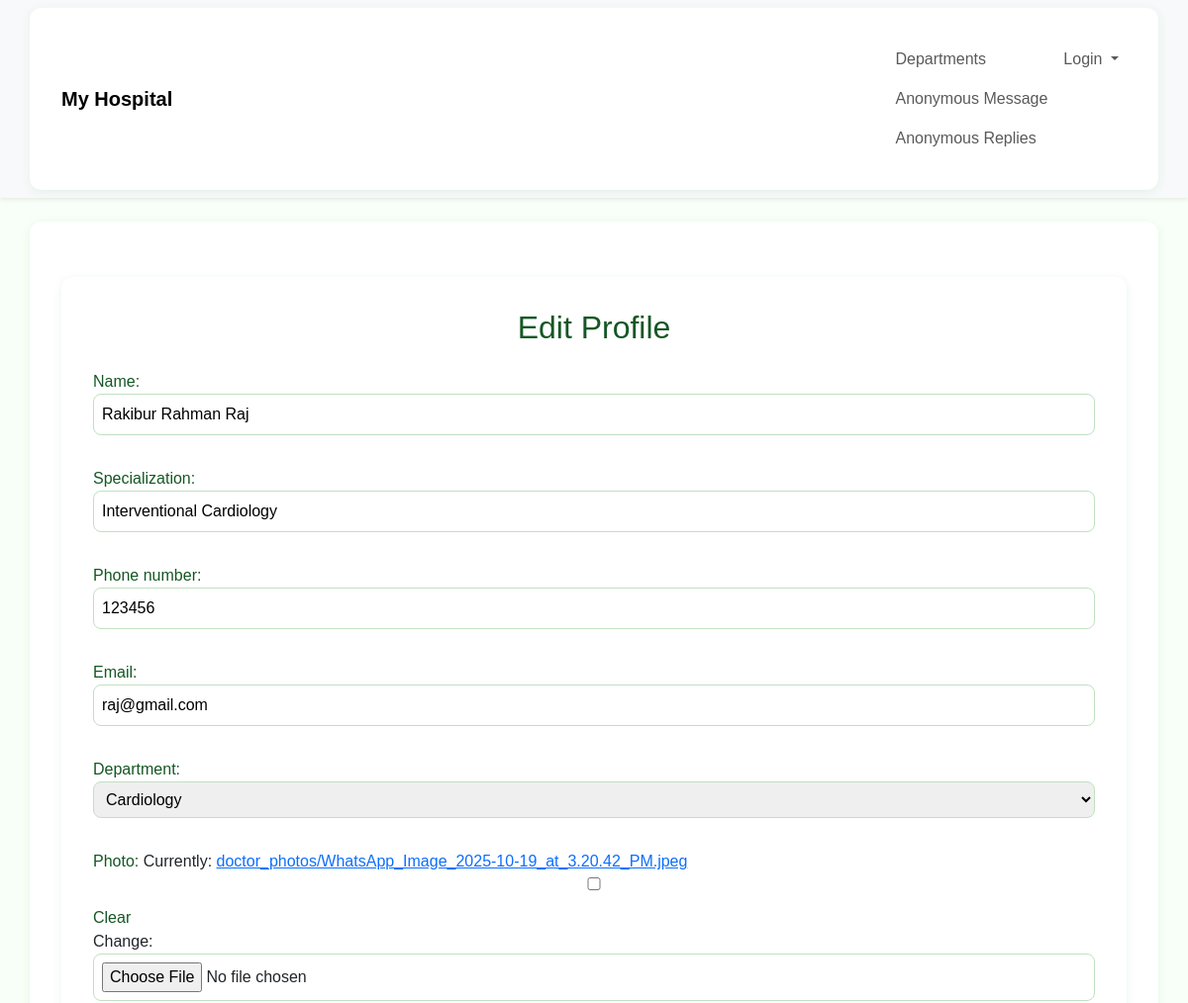
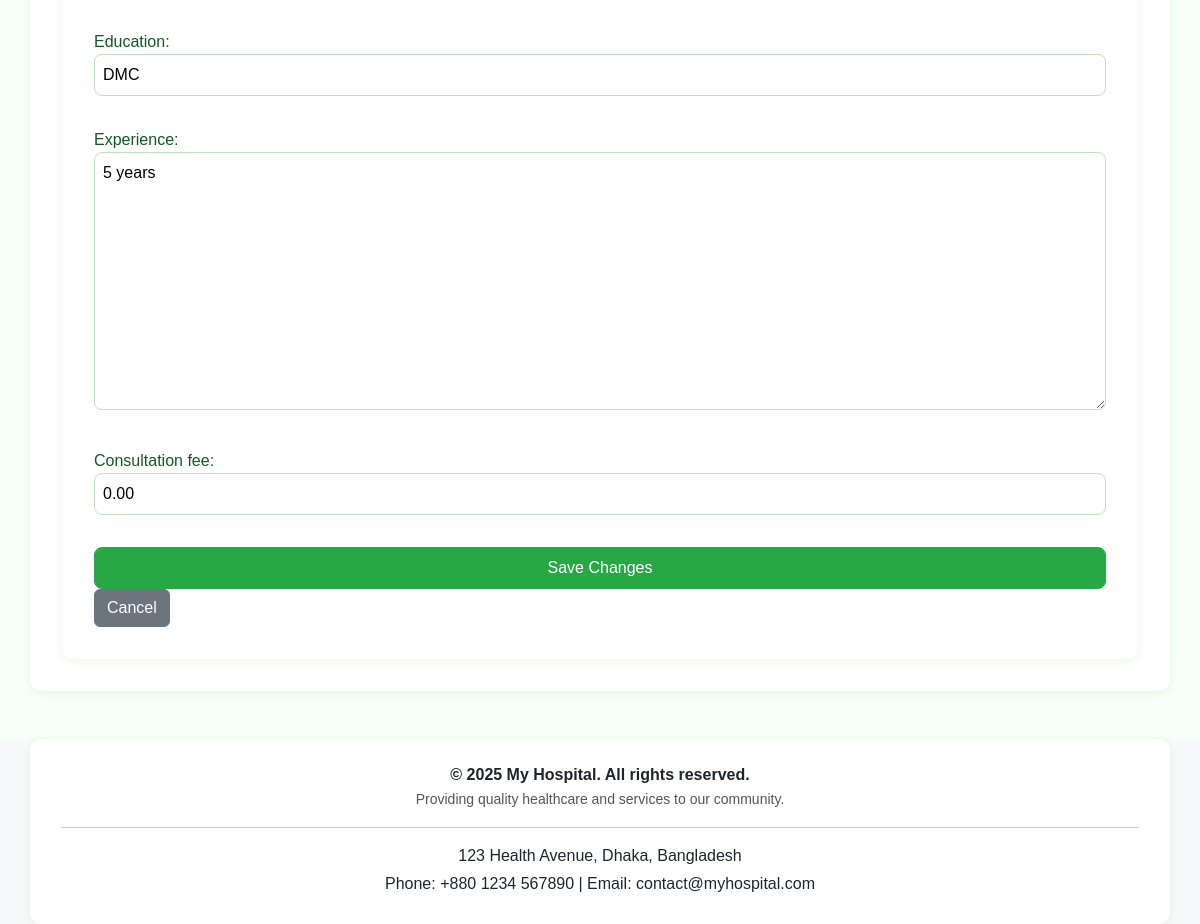
Screenshot of /doctors/doctor/edit-profile/ (signed in) with the database file from the repository (2 pictures, top to bottom).
### doctors/models.py (models this page shows, shortened)
class doctor(models.Model):
    user = models.OneToOneField(User, on_delete=models.CASCADE, null=True, blank=True)  # link to Django user
    name = models.CharField(max_length=100)
    specialization = models.CharField(max_length=100)
    phone_number = models.CharField(max_length=15)
    email = models.EmailField()
    department = models.ForeignKey('department', on_delete=models.CASCADE, null=True, blank=True)
    photo = models.ImageField(upload_to='doctor_photos/', null=True, blank=True)
    education = models.CharField(max_length=255, null=True, blank=True)
    experience = models.TextField(null=True, blank=True)
    consultation_fee = models.DecimalField(max_digits=8, decimal_places=2, default=0)

class department(models.Model):
    name = models.CharField(max_length=100)
    head = models.CharField(max_length=100)
    def __str__(self):
        return self.name

### doctors/views.py (the view)
# urls.py: path('doctor/edit-profile/', views.edit_doctor_profile, name='edit_doctor_profile'),
@login_required
def edit_doctor_profile(request):
    doc = request.user.doctor
    if request.method == 'POST':
        form = DoctorProfileForm(request.POST, request.FILES, instance=doc)
        if form.is_valid():
            form.save()
            return redirect('doctor_dashboard')  # Redirect to dashboard after saving
    else:
        form = DoctorProfileForm(instance=doc)
    return render(request, 'edit_doctor_profile.html', {'form': form})

### doctors/forms.py
class DoctorProfileForm(forms.ModelForm):
    class Meta:
        model = doctor
        fields = ['name', 'specialization', 'phone_number', 'email', 'department', 'photo', 'education', 'experience', 'consultation_fee']

### templates/edit_doctor_profile.html (shortened to what this page needs)
{% extends 'base.html' %}
{% load static %}
{% block content %}
<link rel="stylesheet" href="{% static 'edit_profile.css' %}">
<div class="container mt-4">
    <h2>Edit Profile</h2>
    <form method="post" enctype="multipart/form-data">
        {{ form.as_p }}
        <button type="submit" class="btn btn-primary">Save Changes</button>
        <a href="{% url 'doctor_dashboard' %}" class="btn btn-secondary">Cancel</a>
    </form>
</div>
{% endblock %}

### static/edit_profile.css (style rules this page uses)
body { background-color: #f8fff8; font-family: Arial, sans-serif; }
.container { background: #fff; border-radius: 12px; padding: 2rem; box-shadow: 0 2px 10px rgba(40, 167, 69, 0.1); }
h2 { color: #155724; text-align: center; margin-bottom: 1.5rem; }
form label { font-weight: 500; color: #155724; }
form input, form select, form textarea { border-radius: 8px; border: 1px solid #c1e0c1; padding: 0.5rem; width: 100%; box-sizing: border-box; margin-bottom: 1rem; transition: border-color 0.3s, box-shadow 0.3s; }
.btn-primary { background-color: #28a745; border-color: #28a745; color: #fff; padding: 0.5rem 1rem; border-radius: 8px; width: 100%; transition: background-color 0.3s, border-color 0.3s; }

### rows the page displays
doctor: name "Rakibur Rahman Raj", specialization "Interventional Cardiology", phone_number "123456", email "raj@gmail.com", department "Cardiology", education "DMC", experience "5 years", consultation_fee "0.00"
